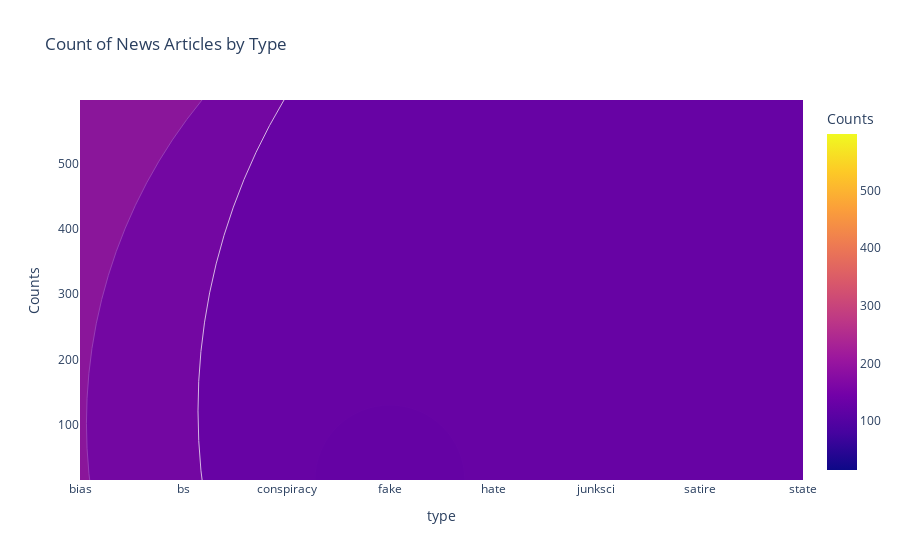

Source (notebook cell):
### Markdown cell above
### Visualizing count of news articles by type

### Code cell
import plotly.express as px

# Group data by 'type' and count occurrences
sub_check = df.groupby('type').apply(lambda x: x['type'].count()).reset_index(name='Counts')

# Create a scatterplot with size and color encoding based on counts
fig = px.scatter(sub_check, x='type', y='Counts', size='Counts', color='Counts', title='Count of News Articles by Type')
fig.update_traces(marker=dict(sizemode='diameter', sizeref=0.1)) # adjust marker size
fig.show()

### Figure 1 — Plotly figure (JSON) as saved in the notebook; plotly's stock layout.template omitted (floating-point values rounded to 4 significant figures)
{"data": [{"hovertemplate": "type=%{x}<br>Counts=%{marker.color}<extra></extra>", "legendgroup": "", "marker": {"color": [389, 598, 430, 15, 244, 102, 146, 121], "coloraxis": "coloraxis", "size": [389, 598, 430, 15, 244, 102, 146, 121], "sizemode": "diameter", "sizeref": 0.1, "symbol": "circle"}, "mode": "markers", "name": "", "orientation": "v", "showlegend": false, "type": "scatter", "x": ["bias", "bs", "conspiracy", "fake", "hate", "junksci", "satire", "state"], "xaxis": "x", "y": [389, 598, 430, 15, 244, 102, 146, 121], "yaxis": "y"}], "layout": {"coloraxis": {"colorbar": {"title": {"text": "Counts"}}, "colorscale": [[0, "#0d0887"], [0.1111, "#46039f"], [0.2222, "#7201a8"], [0.3333, "#9c179e"], [0.4444, "#bd3786"], [0.5556, "#d8576b"], [0.6667, "#ed7953"], [0.7778, "#fb9f3a"], [0.8889, "#fdca26"], [1, "#f0f921"]]}, "legend": {"itemsizing": "constant", "tracegroupgap": 0}, "title": {"text": "Count of News Articles by Type"}, "xaxis": {"anchor": "y", "domain": [0, 1], "title": {"text": "type"}}, "yaxis": {"anchor": "x", "domain": [0, 1], "title": {"text": "Counts"}}}}
